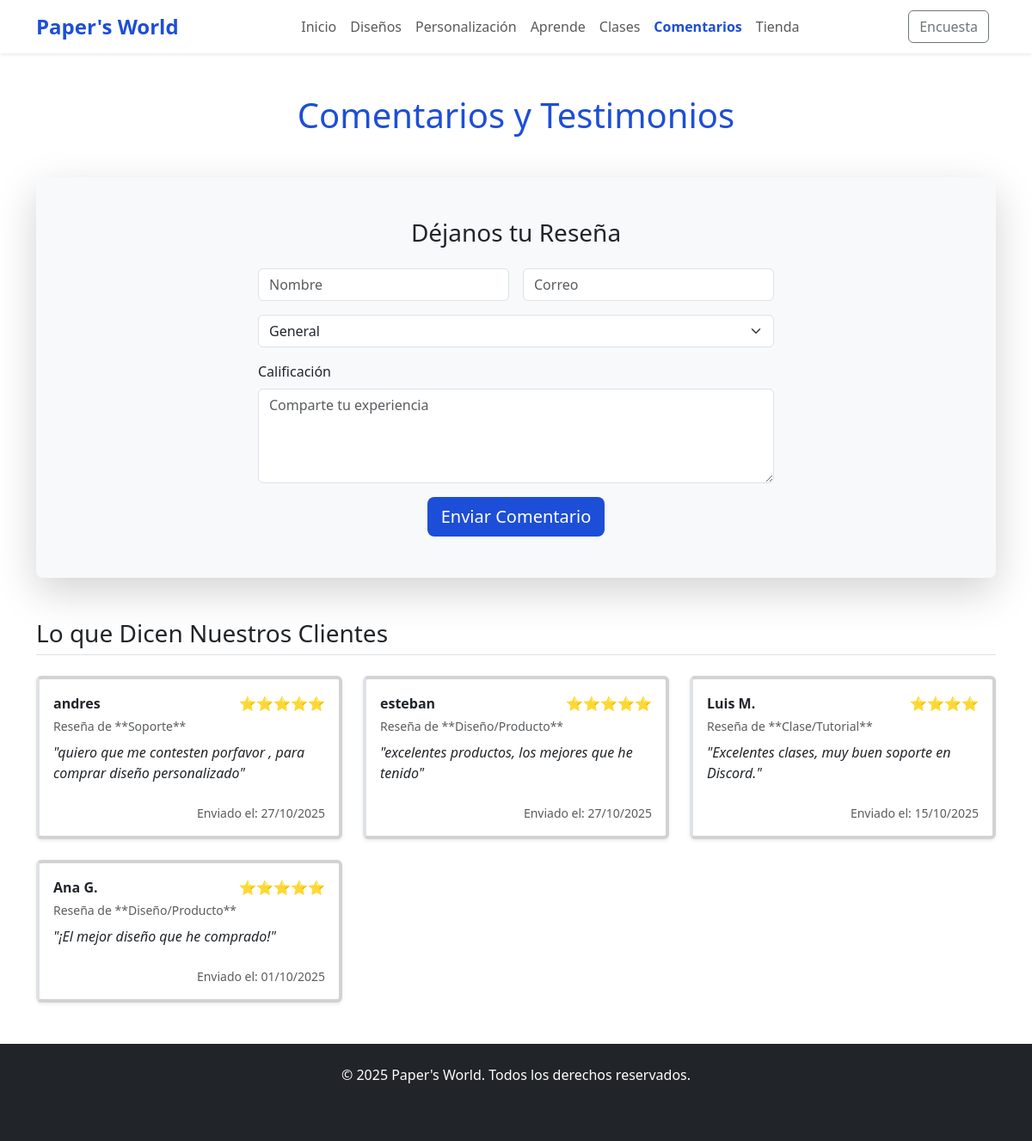
Screenshot of /feedback with the database file from the repository.
### app.py (models this page shows)
class Comentario(db.Model):
    id = db.Column(db.Integer, primary_key=True)
    nombre_usuario = db.Column(db.String(80), nullable=False)
    email_coment = db.Column(db.String(120), nullable=False)
    calificacion = db.Column(db.Integer, default=5) # 1 a 5 estrellas
    texto = db.Column(db.Text, nullable=False)
    tipo_resena = db.Column(db.String(50), default='General')
    fecha = db.Column(db.DateTime, default=datetime.utcnow) # Agregamos la fecha/hora

### app.py (the view, shortened to what this page needs)
@app.route('/feedback', methods=['GET', 'POST'])
def feedback():
    comentarios = Comentario.query.order_by(Comentario.fecha.desc()).limit(6).all()
    return render_template('feedback.html', comentarios=comentarios, active_page='feedback')

### templates/feedback.html (shortened to what this page needs)
<!DOCTYPE html>
<html lang="es">
<head>
    <link href="https://cdn.jsdelivr.net/npm/bootstrap@5.3.3/dist/css/bootstrap.min.css" rel="stylesheet">
</head>
<body>
    <header>
        <nav class="navbar navbar-expand-lg navbar-light bg-white shadow-sm sticky-top">
            <div class="container-fluid container-lg">
                <a class="navbar-brand text-paper-primary fw-bold fs-4" href="{{ url_for('index') }}">Paper's World</a>
                <div class="collapse navbar-collapse" id="navbarNav">
                    <ul class="navbar-nav mx-auto">
                        <li class="nav-item"><a class="nav-link" href="{{ url_for('index') }}">Inicio</a></li>
                        <li class="nav-item"><a class="nav-link" href="{{ url_for('disenos') }}">Diseños</a></li>
                        <li class="nav-item"><a class="nav-link" href="{{ url_for('personalizacion') }}">Personalización</a></li>
                        <li class="nav-item"><a class="nav-link" href="{{ url_for('aprende') }}">Aprende</a></li>
                        <li class="nav-item"><a class="nav-link" href="{{ url_for('clases') }}">Clases</a></li>
                        <li class="nav-item"><a class="nav-link active text-paper-primary fw-bold" href="{{ url_for('feedback') }}">Comentarios</a></li>
                        <li class="nav-item"><a class="nav-link" href="{{ url_for('tienda') }}">Tienda</a></li>
                    </ul>
                    <div class="d-flex">
                        <a href="https://docs.google.com/forms/d/e/1FAIpQLSc24rZVhFwx9PqqpqRjjNjQpUvUBAKdCk3vQDLZrIIxxabrZQ/viewform?usp=sf_link" target="_blank" class="btn btn-outline-secondary me-2">Encuesta</a>
            </div>
        </nav>
    </header>
    <main class="container my-5">
        <h1 class="text-center mb-5 text-paper-primary">Comentarios y Testimonios</h1>
        <section class="p-5 bg-light rounded-3 shadow-lg mb-5">
            <h2 class="text-center fs-3 mb-4">Déjanos tu Reseña</h2>
            <form action="{{ url_for('feedback') }}" method="POST" class="mx-auto" style="max-width: 600px;">
                <div class="row g-3">
                    <div class="col-md-6">
                        <input type="text" class="form-control" name="nombre_coment" placeholder="Nombre" required>
                    </div>
                    <div class="col-md-6">
                        <input type="email" class="form-control" name="email_coment" placeholder="Correo" required>
                    </div>
                    <div class="col-12">
                        <select class="form-select" name="tipo_resena" required>
                            <option value="General">General</option>
                        </select>
                    </div>
                    <div class="col-12">
                        <label class="form-label">Calificación</label>
                        <textarea class="form-control" name="texto_coment" rows="4" placeholder="Comparte tu experiencia" required></textarea>
                    </div>
                    <div class="col-12 text-center">
                        <button type="submit" class="btn btn-paper-primary btn-lg">Enviar Comentario</button>
                    </div>
                </div>
            </form>
        </section>
        <section class="mb-5">
            <h2 class="fs-3 mb-4 border-bottom pb-2">Lo que Dicen Nuestros Clientes</h2>
            <div class="row g-4">
                {% for comentario in comentarios %}
                <div class="col-md-4">
                    <div class="card p-3 shadow-sm h-100 border-start border-4 border-paper-secondary">
                        <div class="d-flex justify-content-between">
                            <span class="fw-bold">{{ comentario.nombre_usuario }}</span>
                            <span class="text-warning">
                                {% for _ in range(comentario.calificacion) %}⭐{% endfor %}
                            </span>
                        </div>
                        <p class="small text-muted mt-1 mb-2">Reseña de **{{ comentario.tipo_resena }}**</p>
                        <p class="card-text fst-italic">"{{ comentario.texto }}"</p>
                        <span class="small text-end text-muted mt-2">Enviado el: {{ comentario.fecha.strftime('%d/%m/%Y') }}</span>
                    </div>
                </div>
                {% else %}
                <div class="col-12 text-center text-muted py-5">
                    <p class="lead">Sé el primero en dejar un comentario. ¡Tu opinión es importante!</p>
                </div>
                {% endfor %}
            </div>
        </section>
    </main>
    <footer class="bg-dark text-white py-4">
        <div class="container text-center">
            <p class="mb-1">&copy; 2025 Paper's World. Todos los derechos reservados.</p>
            <p class="small">
                <a href="#" class="text-muted text-decoration-none me-3">Política de Privacidad</a>
                <a href="#" class="text-muted text-decoration-none">Términos y Condiciones</a>
            </p>
        </div>
    </footer>
</body>
</html>

### templates/feedback.html (style rules this page uses)
.text-paper-primary { color: #1d4ed8 !important; }
.btn-paper-primary { background-color: #1d4ed8; color: white; border: none; }

### rows the page displays
Comentario: nombre_usuario "andres", tipo_resena "Soporte", texto "quiero que me contesten porfavor , para comprar diseño personalizado", fecha "27/10/2025"
Comentario: nombre_usuario "esteban", tipo_resena "Diseño/Producto", texto "excelentes productos, los mejores que he tenido", fecha "27/10/2025"
Comentario: nombre_usuario "Luis M.", tipo_resena "Clase/Tutorial", texto "Excelentes clases, muy buen soporte en Discord.", fecha "15/10/2025"
Comentario: nombre_usuario "Ana G.", tipo_resena "Diseño/Producto", texto "¡El mejor diseño que he comprado!", fecha "01/10/2025"
